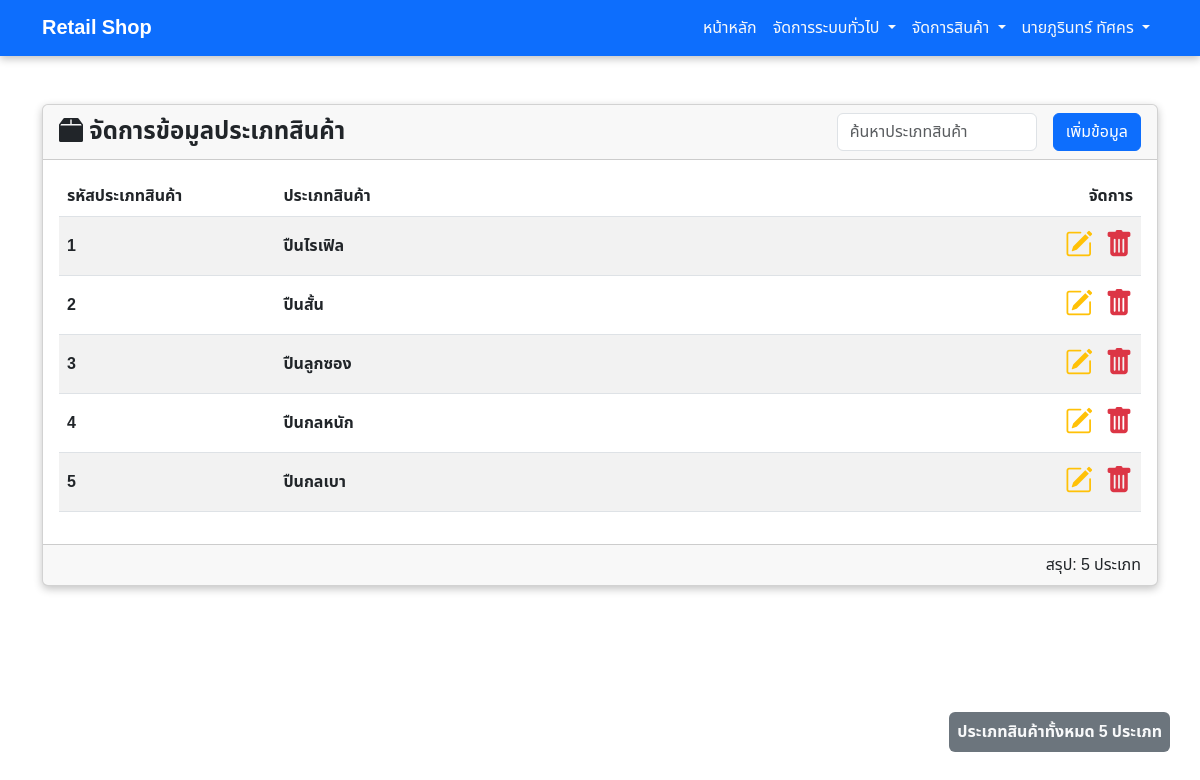
Page /management/product_category.php on the committed database.
### tables this page shows
CREATE TABLE `product_category` (
  `Cate_id` int(4) NOT NULL,
  `Cate_name` varchar(50) NOT NULL
);

### management/product_category.php (the view, shortened to what this page needs)
<?php
    include_once('../import/connect.php');
?>
<!DOCTYPE html>
<html lang="en">
<head>
    <?php include_once "../import/css.php"; ?>
</head>
<body>
    <?php include_once "../import/navbar.php" ?>
    <div class="mt-5 container">
        <div class="card mb-5" style="box-shadow: rgba(0, 0, 0, 0.24) 0px 3px 8px;">
            <div class="card-header d-flex flex-column flex-sm-row align-items-center justify-content-between row-gap-1">
                <div>
                    <h1 class="fs-4 fw-bold m-0 p-0">
                        <i class="bi bi-box2-fill"></i>
                        จัดการข้อมูลประเภทสินค้า
                    </h1>
                </div>
                <div class="d-flex align-items-center column-gap-3">
                    <input type="text" name="ID" id="searchProductCategory" class="form-control" placeholder="ค้นหาประเภทสินค้า" style="width: 200px;">
                    <a href="add_product_category.php" class="btn btn-primary">เพิ่มข้อมูล</a>
                </div>
            </div>
            <div class="card-body container py-3">
                <table class="table table-striped table-hover mx-auto align-middle">
                    <thead>
                        <tr class="bg-dark">
                            <th class="fw-bold" style="width: 20%;">รหัสประเภทสินค้า</th>
                            <th class="fw-bold" style="width: 50%;">ประเภทสินค้า</th>
                            <th class="text-end" style="width: 30%;">จัดการ</th>
                        </tr>
                    </thead>
                    <tbody>
                        <?php
                            $sql = "SELECT * FROM product_category";
                            $result = $con->query($sql);
                            while ($data = mysqli_fetch_array($result)) {
                                ?>
                                <tr>
                                    <th><?php echo $data['Cate_id'] ?></th>
                                    <th><?php echo $data['Cate_name'] ?></th>
                                    <td class="text-end">
                                        <a href="edit_product_category.php?ID=<?php echo $data['Cate_id'] ?>" class="text-decoration-none fs-3 me-2"><i class="bi bi-pencil-square text-warning"></i></a>
                                        <a href="#" class="text-decoration-none fs-3" onclick="deleteConfirm('<?php echo $data['Cate_id'] ?>')"><i class="bi bi-trash-fill text-danger"></i></a>
                                    </td>
                                </tr>
                                <?php
                            }
                        ?>
                    </tbody>
                </table>
            </div>
            <div class="card-footer text-end">
                <?php
                    $all_rows = mysqli_num_rows($result);
                ?>
                <p class="m-0 p-0">สรุป: <?php echo $all_rows ?> ประเภท</p>
            </div>
        </div>
    </div>
    <div class="container fixed-bottom mb-5">
        <p class="bg-secondary text-light p-2 m-0 rounded fw-bolder fs-6 position-absolute end-0 bottom-50" style="width: fit-content;">ประเภทสินค้าทั้งหมด <?php echo $all_rows ?> ประเภท</p>
    </div>
</body>
</html>

### style.css (style rules this page uses)
* { padding: 0; margin: 0; box-sizing: border-box; font-family: 'Noto Sans Thai', Arial, sans-serif; }

### rows in the picture
product_category: Cate_id "1", Cate_name "ปืนไรเฟิล"
product_category: Cate_id "2", Cate_name "ปืนสั้น"
product_category: Cate_id "3", Cate_name "ปืนลูกซอง"
product_category: Cate_id "4", Cate_name "ปืนกลหนัก"
product_category: Cate_id "5", Cate_name "ปืนกลเบา"

### other values in the picture
$all_rows "5"
